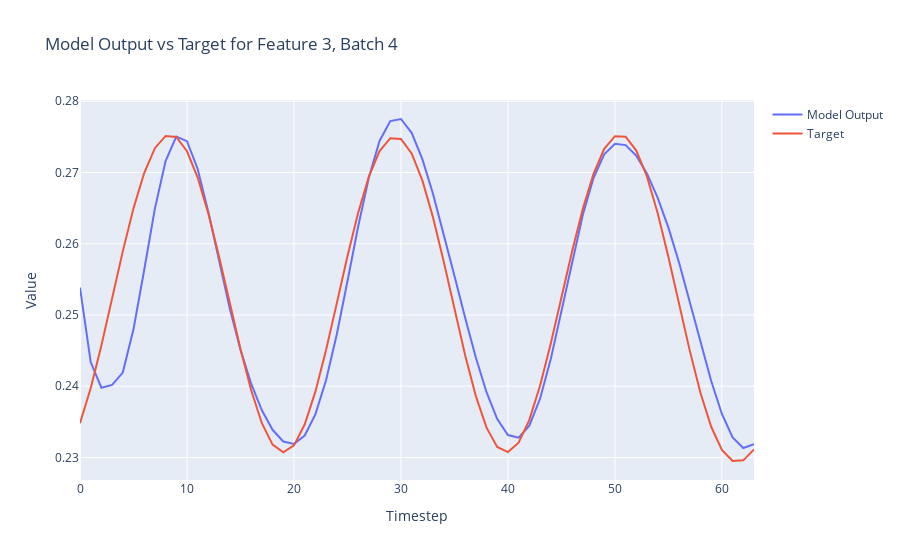

The code cell stored with this chart in its notebook:
### Code cell
import plotly.graph_objects as go

def plot_model_output_vs_target(model_outputs, targets, batch_index=0, feature_index=0):
    # Extract the specified feature for the given batch from both the model outputs and targets
    model_output_series = model_outputs[batch_index, :, feature_index].detach().numpy()
    target_series = targets[batch_index, :, feature_index].numpy()
    
    # Create a range for the x-axis (timesteps)
    timesteps = list(range(model_output_series.shape[0]))
    
    # Create traces
    model_trace = go.Scatter(x=timesteps, y=model_output_series, mode='lines', name='Model Output')
    target_trace = go.Scatter(x=timesteps, y=target_series, mode='lines', name='Target')
    
    # Create the figure and add traces
    fig = go.Figure()
    fig.add_trace(model_trace)
    fig.add_trace(target_trace)
    
    # Add title and labels
    fig.update_layout(title=f'Model Output vs Target for Feature {feature_index}, Batch {batch_index}',
                      xaxis_title='Timestep',
                      yaxis_title='Value')
    
    # Show the figure
    fig.show()

# Assuming `y` and `Y` are your model outputs and targets, respectively
# Adjust batch_index and feature_index as needed
plot_model_output_vs_target(outputs, Y, batch_index=4, feature_index=3)

### Figure 1 — Plotly figure (JSON) as saved in the notebook; plotly's stock layout.template omitted (floating-point values rounded to 4 significant figures)
{"data": [{"mode": "lines", "name": "Model Output", "type": "scatter", "x": [0, 1, 2, 3, 4, 5, 6, 7, 8, 9, 10, 11, 12, 13, 14, 15, 16, 17, 18, 19, 20, 21, 22, 23, 24, 25, 26, 27, 28, 29, 30, 31, 32, 33, 34, 35, 36, 37, 38, 39, 40, 41, 42, 43, 44, 45, 46, 47, 48, 49, 50, 51, 52, 53, 54, 55, 56, 57, 58, 59, 60, 61, 62, 63], "y": [0.2538, 0.2434, 0.2398, 0.2402, 0.2419, 0.248, 0.2563, 0.2649, 0.2716, 0.275, 0.2744, 0.2705, 0.2644, 0.2575, 0.2509, 0.2451, 0.2403, 0.2366, 0.2339, 0.2322, 0.2319, 0.2331, 0.236, 0.2408, 0.2473, 0.2547, 0.2624, 0.2693, 0.2744, 0.2772, 0.2775, 0.2756, 0.2719, 0.267, 0.2614, 0.2555, 0.2496, 0.244, 0.2392, 0.2354, 0.2332, 0.2328, 0.2345, 0.2382, 0.2438, 0.2505, 0.2576, 0.2641, 0.2692, 0.2726, 0.274, 0.2738, 0.2724, 0.2698, 0.2664, 0.2623, 0.2573, 0.2519, 0.2462, 0.2407, 0.2361, 0.2328, 0.2313, 0.2319]}, {"mode": "lines", "name": "Target", "type": "scatter", "x": [0, 1, 2, 3, 4, 5, 6, 7, 8, 9, 10, 11, 12, 13, 14, 15, 16, 17, 18, 19, 20, 21, 22, 23, 24, 25, 26, 27, 28, 29, 30, 31, 32, 33, 34, 35, 36, 37, 38, 39, 40, 41, 42, 43, 44, 45, 46, 47, 48, 49, 50, 51, 52, 53, 54, 55, 56, 57, 58, 59, 60, 61, 62, 63], "y": [0.2348, 0.2397, 0.2457, 0.2523, 0.2589, 0.265, 0.2699, 0.2734, 0.2751, 0.275, 0.273, 0.2693, 0.2642, 0.2582, 0.2517, 0.2452, 0.2394, 0.2348, 0.2318, 0.2307, 0.2317, 0.2346, 0.2392, 0.2451, 0.2516, 0.2583, 0.2644, 0.2694, 0.273, 0.2748, 0.2747, 0.2727, 0.2689, 0.2637, 0.2575, 0.2508, 0.2443, 0.2386, 0.2342, 0.2315, 0.2308, 0.2321, 0.2353, 0.2401, 0.246, 0.2525, 0.2589, 0.2649, 0.2698, 0.2733, 0.2751, 0.275, 0.2731, 0.2694, 0.2643, 0.2582, 0.2515, 0.245, 0.2391, 0.2343, 0.2311, 0.2295, 0.2296, 0.2311]}], "layout": {"title": {"text": "Model Output vs Target for Feature 3, Batch 4"}, "xaxis": {"title": {"text": "Timestep"}}, "yaxis": {"title": {"text": "Value"}}}}
